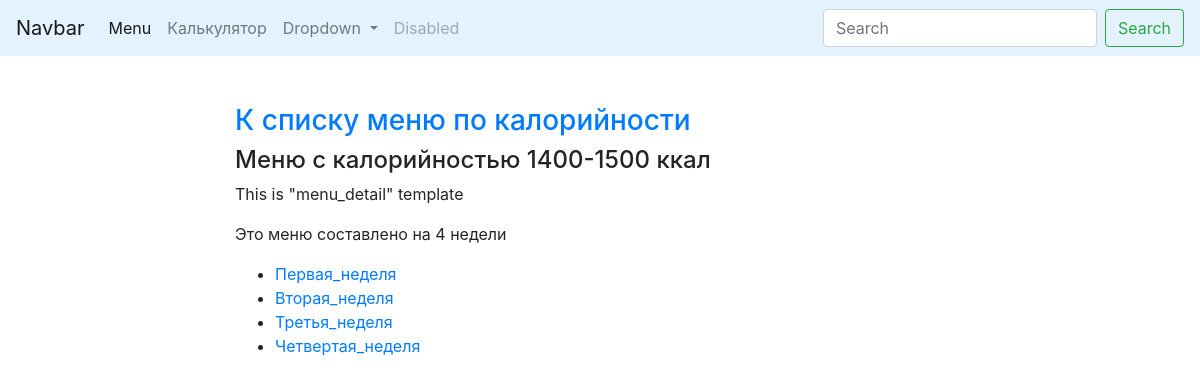
Page /menu/1/ on the committed database.
### menu/models.py (models this page shows, shortened)
class Menu(models.Model):
	menu_name = models.CharField(max_length=50)
	min_calories = models.IntegerField()
	max_calories = models.IntegerField()

class Week(models.Model):
	menu = models.ForeignKey('Menu', on_delete=models.SET_NULL, blank=True, null=True)
	week_number = models.SlugField(allow_unicode=True)

### menu/views.py (the view)
# urls.py: path('menu/<int:menu_id>/', get_week_list, name='week_list'),
def get_week_list(request, menu_id, **kwargs):
	thing = kwargs
	weeks = Week.objects.filter(menu__id=menu_id)
	menu = Menu.objects.get(pk=menu_id)
	context = {
		'weeks': weeks,
		'menu': menu,
		'thing': thing,
	}
	return render(request, template_name='menu/week_list.html', context=context)

### menu/templates/menu/week_list.html (shortened to what this page needs)
{% extends 'menu/base_list.html' %}
{% block content %}
<h3><a href="{% url 'menu:menu_list' %}">К списку меню по калорийности</a></h3>
<h4>Меню с калорийностью {{menu.min_calories}}-{{menu.max_calories}} ккал</h4>
<p>This is "menu_detail" template</p>
<p>Это меню составлено на 4 недели</p>
<ul>
{% for week in weeks %}
	<li><a href="{{ week.id }}">{{week.week_number}}</a></li>
{% endfor %}
</ul>
{% endblock %}

### rows in the picture
Menu: min_calories "1400", max_calories "1500"
Week: week_number "Первая_неделя"
Week: week_number "Вторая_неделя"
Week: week_number "Третья_неделя"
Week: week_number "Четвертая_неделя"
